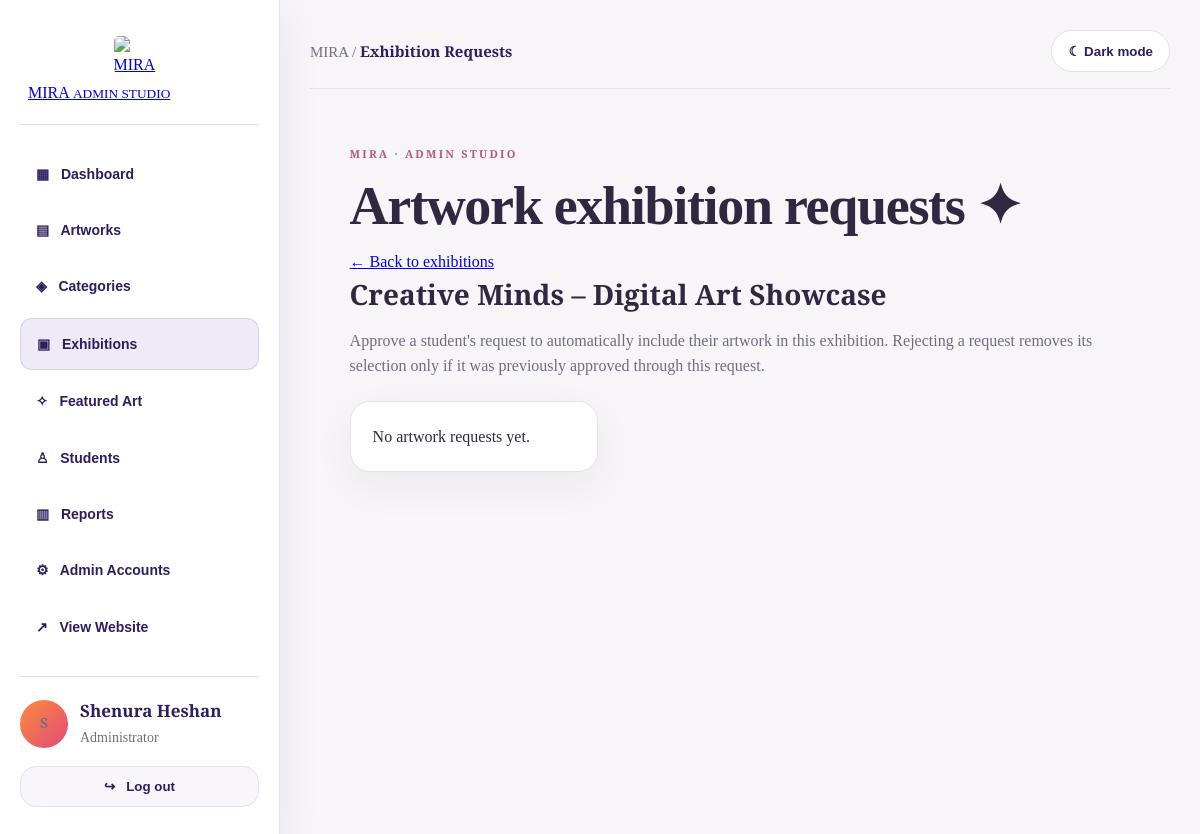
Screenshot of /admin/event-requests.php?event_id=2 (signed in) with the database file from the repository.
### tables this page shows
CREATE TABLE `users` (
  `USER_ID` int(11) NOT NULL,
  `FULL_NAME` varchar(100) NOT NULL,
  `EMAIL` varchar(250) NOT NULL,
  `PASSWORD` varchar(200) NOT NULL,
  `ROLE` enum('STUDENT','ARTIST','ADMIN') DEFAULT 'STUDENT',
  `CREATED_AT` timestamp NOT NULL DEFAULT current_timestamp(),
  `ABOUT_ARTIST` text DEFAULT NULL,
  `PROFILE_PHOTO` varchar(255) DEFAULT NULL,
  `COVER_PHOTO` varchar(255) DEFAULT NULL,
  `account_status` varchar(20) NOT NULL DEFAULT 'active',
  `profile_image` varchar(255) DEFAULT NULL
);

CREATE TABLE `events` (
  `event_id` int(11) NOT NULL,
  `event_name` varchar(500) NOT NULL,
  `description` text DEFAULT NULL,
  `event_date` datetime NOT NULL,
  `location` varchar(250) DEFAULT NULL,
  `created_at` timestamp NOT NULL DEFAULT current_timestamp(),
  `title` varchar(500) DEFAULT NULL,
  `venue` varchar(250) DEFAULT NULL,
  `starts_at` datetime DEFAULT NULL,
  `ends_at` datetime DEFAULT NULL,
  `registration_deadline` datetime DEFAULT NULL,
  `capacity` int(11) NOT NULL DEFAULT 100,
  `poster_path` varchar(255) DEFAULT NULL,
  `status` varchar(30) NOT NULL DEFAULT 'draft',
  `created_by` int(11) DEFAULT NULL
);

### admin/auth.php (called while the page is built, shortened)
<?php
require __DIR__ . '/../db.php';
$uid = (int)$_SESSION['user_id'];
$stmt = $conn->prepare('SELECT FULL_NAME, ROLE, account_status FROM users WHERE USER_ID = ? LIMIT 1');
$stmt->bind_param('i', $uid); $stmt->execute(); $record = $stmt->get_result()->fetch_assoc(); $stmt->close();
$adminName = $record['FULL_NAME'];

### event-common.php (called while the page is built, shortened)
<?php
function eventEsc($value): string {return htmlspecialchars((string)$value, ENT_QUOTES | ENT_SUBSTITUTE, 'UTF-8');}

### admin/event-requests.php (the view, shortened to what this page needs)
<?php
require __DIR__.'/auth.php';require __DIR__.'/../event-common.php';
$eid=filter_input(INPUT_GET,'event_id',FILTER_VALIDATE_INT);
$s=$conn->prepare('SELECT event_id,title FROM events WHERE event_id=?');$s->bind_param('i',$eid);$s->execute();$event=$s->get_result()->fetch_assoc();$s->close();if(!$event){http_response_code(404);exit('Exhibition not found');}
$s=$conn->prepare("SELECT r.request_id,r.status,r.admin_note,r.requested_at,a.title,u.FULL_NAME,ai.image_path FROM exhibition_requests r JOIN artworks a ON a.artwork_id=r.artwork_id JOIN users u ON u.USER_ID=r.user_id LEFT JOIN artwork_images ai ON ai.image_id=(SELECT MIN(image_id) FROM artwork_images WHERE artwork_id=a.artwork_id) WHERE r.event_id=? ORDER BY FIELD(r.status,'pending','approved','rejected'),r.requested_at DESC");$s->bind_param('i',$eid);$s->execute();$requests=$s->get_result()->fetch_all(MYSQLI_ASSOC);$s->close();
?><!doctype html><html lang="en"><head><link rel="stylesheet" href="admin.css"><link rel="stylesheet" href="../event.css"><link rel="stylesheet" href="../mira-design-system.css?v=1">
<link rel="stylesheet" href="mira-admin-polish.css?v=1">
</head><body class="admin-page"><div class="admin-layout"><?php $activeAdminPage='events'; require __DIR__.'/sidebar.php'; ?><main class="admin-main"><header class="admin-topbar"><p class="admin-breadcrumb">MIRA / <strong>Exhibition Requests</strong></p><button id="themeToggle" class="admin-theme-toggle" type="button">☾ Dark mode</button></header><div class="event-container"><p class="event-eyebrow">MIRA · ADMIN STUDIO</p><h1>Artwork exhibition requests ✦</h1><p><a href="events.php">← Back to exhibitions</a></p><h2><?=eventEsc($event['title'])?></h2><p class="event-muted">Approve a student's request to automatically include their artwork in this exhibition. Rejecting a request removes its selection only if it was previously approved through this request.</p><section class="event-request-grid">
<?php if(!$requests):?><p class="event-card">No artwork requests yet.</p><?php endif;?></section></div></main></div></body></html>

### admin/sidebar.php (shortened to what this page needs)
<?php
$activeAdminPage = $activeAdminPage ?? '';
$displayName = $adminName ?? ($_SESSION['full_name'] ?? 'Administrator');
$initialLetter = function_exists('mb_substr')
    ? mb_substr($displayName, 0, 1)
    : substr($displayName, 0, 1);
?>
<aside class="admin-sidebar">
    <a class="admin-brand"
       href="dashboard.php"
       aria-label="MIRA Admin Dashboard">
        <span class="mira-admin-brand-logo">
            <img src="../Assets/mira-logo-light.jpeg"
                 alt="MIRA"
                 class="admin-brand-img mira-logo-for-light">
        </span>
        <span class="brand-copy">
            MIRA
            <small>ADMIN STUDIO</small>
        </span>
    </a>
    <nav class="admin-nav" aria-label="Admin sections">
        <a href="dashboard.php"
           <?= $activeAdminPage === 'dashboard'
               ? 'class="active" aria-current="page"'
               : '' ?>>
            ▦ &nbsp; Dashboard
        </a>
        <a href="artworks.php"
           <?= $activeAdminPage === 'artworks'
               ? 'class="active" aria-current="page"'
               : '' ?>>
            ▤ &nbsp; Artworks
        </a>
        <a href="categories.php"
           <?= $activeAdminPage === 'categories'
               ? 'class="active" aria-current="page"'
               : '' ?>>
            ◈ &nbsp; Categories
        </a>
        <a href="events.php"
           <?= $activeAdminPage === 'events'
               ? 'class="active" aria-current="page"'
               : '' ?>>
            ▣ &nbsp; Exhibitions
        </a>
        <a href="featured.php"
           <?= $activeAdminPage === 'featured'
               ? 'class="active" aria-current="page"'
               : '' ?>>
            ✧ &nbsp; Featured Art
        </a>
        <a href="students.php"
           <?= $activeAdminPage === 'students'
               ? 'class="active" aria-current="page"'
               : '' ?>>
            ♙ &nbsp; Students
        </a>
        <a href="reports.php"
           <?= $activeAdminPage === 'reports'
               ? 'class="active" aria-current="page"'
               : '' ?>>
            ▥ &nbsp; Reports
        </a>
        <a href="create-admin.php"
           <?= $activeAdminPage === 'create-admin'
               ? 'class="active" aria-current="page"'
               : '' ?>>
            ⚙ &nbsp; Admin Accounts
        </a>
        <a href="../user-home.php" target="_blank" rel="noopener noreferrer">↗ &nbsp; View Website</a>
    </nav>
    <div class="admin-user-box">
        <div class="admin-user">
            <span class="admin-avatar" aria-hidden="true">
                <?= htmlspecialchars(
                    strtoupper($initialLetter),
                    ENT_QUOTES,
                    'UTF-8'
                ) ?>
            </span>
            <div>
                <strong>
                    <?= htmlspecialchars(
                        $displayName,
                        ENT_QUOTES,
                        'UTF-8'
                    ) ?>
                </strong>
                <span>Administrator</span>
            </div>
        </div>
        <form method="post" action="logout.php">
            <button class="logout-button" type="submit">
                ↪ &nbsp; Log out
            </button>
        </form>
    </div>
</aside>

### admin/admin.css (style rules this page uses)
:root { --bg: #f5f2f7; --surface: #ffffff; --surface-soft: #f8f5fb; --text: #2e1e5d; --muted: #756c81; --border: #e7deef; --accent-1: #ff8a3d; --accent-2: #e04b7a; --accent-3: #7654bb; --shadow: 0 15px 40px rgba(46, 30, 93, 0.08); --glass: rgba(255, 255, 255, 0.55); }
* { margin: 0; padding: 0; box-sizing: border-box; }
body.admin-page { font-family: "Cormorant Garamond", serif; background: var(--bg); color: var(--text); min-height: 100vh; line-height: 1.6; }
.admin-layout { display: grid; grid-template-columns: 280px 1fr; min-height: 100vh; }
.admin-sidebar { background: var(--surface); border-right: 1px solid var(--border); padding: 28px 20px; display: flex; flex-direction: column; gap: 24px; box-shadow: var(--shadow); }
.admin-brand { display: flex; flex-direction: column; gap: 6px; padding: 8px 8px 18px; border-bottom: 1px solid var(--border); }
.admin-nav { display: flex; flex-direction: column; gap: 10px; }
.admin-nav a { display: flex; align-items: center; justify-content: space-between; gap: 14px; padding: 14px 16px; border-radius: 18px; text-decoration: none; color: var(--text); font-size: 17px; font-weight: 600; transition: 0.25s ease; }
.admin-nav a.active { background: rgba(118, 84, 187, 0.12); color: var(--text); border: 1px solid rgba(118, 84, 187, 0.18); }
.admin-user-box { margin-top: auto; border-top: 1px solid var(--border); padding-top: 20px; }
.admin-user { display: flex; align-items: center; gap: 12px; margin-bottom: 16px; }
.admin-avatar { width: 48px; height: 48px; border-radius: 50%; display: grid; place-items: center; color: white; font-size: 18px; font-weight: 700; background: linear-gradient(135deg, var(--accent-1), var(--accent-2)); }
.admin-user strong { display: block; color: var(--text); font-size: 17px; }
.admin-user span { color: var(--muted); font-size: 14px; }
.logout-button { display: inline-flex; align-items: center; justify-content: center; width: 100%; padding: 12px 16px; border-radius: 16px; text-decoration: none; color: var(--text); background: var(--surface-soft); border: 1px solid var(--border); font-weight: 600; transition: 0.25s ease; }
.admin-main { padding: 28px; }
.admin-topbar { display: flex; justify-content: space-between; align-items: center; gap: 18px; margin-bottom: 28px; padding-bottom: 16px; border-bottom: 1px solid var(--border); }
.admin-breadcrumb { color: var(--muted); font-size: 15px; }
.admin-breadcrumb strong { color: var(--text); }
.admin-theme-toggle { height: 42px; padding: 0 16px; border-radius: 22px; border: 1px solid var(--border); background: var(--surface); color: var(--text); cursor: pointer; font-weight: 600; }
.mira-logo-for-light { display:inline-block!important }
.mira-admin-brand-logo { display:inline-flex;align-items:center;justify-content:center;flex:0 0 auto }
.admin-brand .admin-brand-img { width:52px;height:38px;object-fit:contain;border-radius:5px }

### event.css (style rules this page uses)
:root { --ev-bg:#f5f2f7;--ev-card:#fff;--ev-text:#2e1e5d;--ev-muted:#756c81;--ev-border:#e6dfea;--ev-soft:#f9f5fb }
.event-container { max-width:1250px;margin:auto;padding:28px 24px 70px }
.event-container h1 { font:700 clamp(36px,5vw,58px)/1.13 'Cormorant Garamond',serif;margin:13px 0 }
.event-container h2 { font:700 28px 'Cormorant Garamond',serif;margin:0 0 15px }
.event-eyebrow { color:#e04b7a;letter-spacing:2.5px;font-size:11px;font-weight:700 }
.event-muted { color:var(--ev-muted) }
.event-card { background:var(--ev-card);border:1px solid var(--ev-border);border-radius:24px;padding:25px;box-shadow:0 12px 30px rgba(46,30,93,.07) }
.event-request-grid { display:grid;grid-template-columns:repeat(auto-fill,minmax(240px,1fr));gap:18px;margin:22px 0 }

### admin/mira-admin-polish.css (style rules this page uses)
.admin-sidebar { min-width:0 }
.admin-brand { overflow:hidden }
.admin-nav { gap:6px!important }
.admin-nav a { font-family:Arial,Helvetica,sans-serif;font-size:14px!important }

### rows the page displays
users: FULL_NAME "S", FULL_NAME "Shenura Heshan"
events: title "Creative Minds – Digital Art Showcase"
